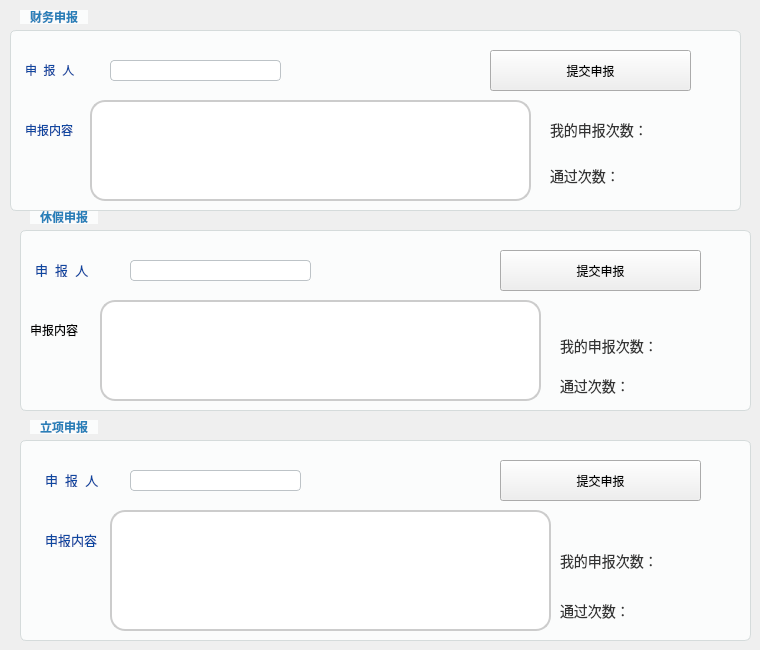
      <widget class="QWidget" name="tab_2">
       <attribute name="title">
        <string>个人申请</string>
       </attribute>
       <widget class="QGroupBox" name="groupBoxVacation_2">
        <property name="geometry">
         <rect>
          <x>20</x>
          <y>210</y>
          <width>731</width>
          <height>201</height>
         </rect>
        </property>
        <property name="styleSheet">
         <string notr="true">/* GroupBox Styling */
QGroupBox {
    background-color: #FBFCFC; /* Very light background for distinction */
    border: 1px solid #D5DBDB;
    border-radius: 6px;
    padding: 10px;
    margin-top: 20px; /* Space for the title */
    font-weight: bold;
}

QGroupBox::title {
    subcontrol-origin: margin;
    subcontrol-position: top left;
    padding: 0 8px 0 8px;
    margin-left: 10px;
    background-color: #FBFCFC; /* Match groupbox background */
    color: #2980B9; /* Professional blue for titles */
    font-size: 11pt;
}</string>
        </property>
        <property name="title">
         <string>休假申报</string>
        </property>
        <widget class="QToolButton" name="tbtnVacation">
         <property name="geometry">
          <rect>
           <x>480</x>
           <y>40</y>
           <width>201</width>
           <height>41</height>
          </rect>
         </property>
         <property name="layoutDirection">
          <enum>Qt::LayoutDirection::LeftToRight</enum>
         </property>
         <property name="styleSheet">
          <string notr="true">/* PushButton 样式 */
QPushButton {
    background-color: #d8cbf0;
    color: #5a4a7a;
    border: 1px solid #9c7fd0;
    border-radius: 4px;
    padding: 5px 12px;
    font-weight: 500;
}

QPushButton:hover {
    background-color: #e0d4f8;
    border-color: #8c6dc9;
}

QPushButton:pressed {
    background-color: #c9b8eb;
}

QPushButton:disabled {
    background-color: #e6e0f0;
    color: #a99bc0;
}</string>
         </property>
         <property name="text">
          <string>提交申报</string>
         </property>
         <property name="popupMode">
          <enum>QToolButton::ToolButtonPopupMode::DelayedPopup</enum>
         </property>
         <property name="toolButtonStyle">
          <enum>Qt::ToolButtonStyle::ToolButtonTextBesideIcon</enum>
         </property>
        </widget>
        <widget class="QLabel" name="labelVacationNum">
         <property name="geometry">
          <rect>
           <x>540</x>
           <y>120</y>
           <width>161</width>
           <height>31</height>
          </rect>
         </property>
         <property name="styleSheet">
          <string notr="true">QLabel {
    background-color: transparent; /* 透明背景 */
    color: #333333; /* 深灰色文字 */
    font-family: Arial, sans-serif;
    font-size: 14px;
    border: none; /* 无边框 */
    padding: 0; /* 无内边距 */
    margin: 0; /* 无外边距 */
}</string>
         </property>
         <property name="text">
          <string>我的申报次数：</string>
         </property>
        </widget>
        <widget class="QLabel" name="labVacationPassNum">
         <property name="geometry">
          <rect>
           <x>540</x>
           <y>160</y>
           <width>111</width>
           <height>31</height>
          </rect>
         </property>
         <property name="styleSheet">
          <string notr="true">QLabel {
    background-color: transparent; /* 透明背景 */
    color: #333333; /* 深灰色文字 */
    font-family: Arial, sans-serif;
    font-size: 14px;
    border: none; /* 无边框 */
    padding: 0; /* 无内边距 */
    margin: 0; /* 无外边距 */
}</string>
         </property>
         <property name="text">
          <string>通过次数：</string>
         </property>
        </widget>
        <widget class="QLabel" name="labContent_4">
         <property name="geometry">
          <rect>
           <x>10</x>
           <y>110</y>
           <width>69</width>
           <height>19</height>
          </rect>
         </property>
         <property name="text">
          <string>申报内容</string>
         </property>
        </widget>
        <widget class="QTextEdit" name="textEdit_1">
         <property name="geometry">
          <rect>
           <x>80</x>
           <y>90</y>
           <width>441</width>
           <height>101</height>
          </rect>
         </property>
         <property name="styleSheet">
          <string notr="true">QTextEdit {
    background-color: white; /* 设置背景为白色 */
    border: 2px solid #ccc; /* 设置边框为灰色，宽度为2px */
    border-radius: 15px; /* 设置圆角大小为15px，可根据需要调整 */
    padding: 10px; /* 设置内边距为10px，让文字和边框之间有空间 */
    font-size: 14px; /* 设置字体大小 */
    color: black; /* 设置文字颜色为黑色 */
}

QTextEdit:focus {
    border: 2px solid #0078d7; /* 当文本框获得焦点时，边框变为蓝色 */
}</string>
         </property>
        </widget>
        <widget class="QLabel" name="labName_4">
         <property name="geometry">
          <rect>
           <x>10</x>
           <y>50</y>
           <width>91</width>
           <height>19</height>
          </rect>
         </property>
         <property name="styleSheet">
          <string notr="true">QLabel {
    background-color: transparent; /* Keep background transparent */
    color: #0D47A1;              /* A distinct, professional, and consistent DEEP BLUE for ALL labels.
                                     This is clearly not black or dark gray.
                                     Alternatives:
                                     #1565C0 (Slightly brighter, still very blue)
                                     #2E7D32 (If you preferred a deep green)
                                     #5E35B1 (If you preferred a deep purple) */
    font-size: 10pt;                /* UNIFIED font size for ALL labels.
                                     This size is generally good for readability without being too large.
                                     Adjust to 10pt if 9pt feels slightly too small across the board. */
    font-weight: normal;           /* UNIFIED font weight for ALL labels.
                                     Avoids unintended emphasis. */
    padding: 2px;                  /* Minimal and UNIFIED padding for ALL labels. */
    /* Remove any previous margin or specific alignment settings to ensure uniformity */
    margin: 0px;
    qproperty-alignment: 'AlignVCenter | AlignLeft'; /* Default alignment, can be overridden by layout */
}
</string>
         </property>
         <property name="text">
          <string>申  报  人</string>
         </property>
        </widget>
        <widget class="QLineEdit" name="lineEditName_1">
         <property name="geometry">
          <rect>
           <x>110</x>
           <y>50</y>
           <width>181</width>
           <height>21</height>
          </rect>
         </property>
         <property name="styleSheet">
          <string notr="true">/* LineEdit and TextEdit Styling */
QLineEdit, QTextEdit {
    background-color: #FFFFFF;
    border: 1px solid #BDC3C7; /* Softer border color */
    border-radius: 4px;
    padding: 1px;
    color: #2C3E50;
    selection-background-color: #AED6F1; /* Light blue selection */
    selection-color: #1A5276;
}

QLineEdit:focus, QTextEdit:focus {
    border: 1px solid #3498DB; /* Highlight border on focus - a clear, friendly blue */
    /* box-shadow: 0 0 3px #3498DB;  Unfortunately, box-shadow is not well supported in QSS */
}

QLineEdit:read-only, QTextEdit:read-only {
    background-color: #ECF0F1; /* Slightly different background for read-only fields */
    color: #7F8C8D;
}</string>
         </property>
        </widget>
       </widget>
       <widget class="QGroupBox" name="groupBoxFinancial_2">
        <property name="geometry">
         <rect>
          <x>10</x>
          <y>10</y>
          <width>731</width>
          <height>201</height>
         </rect>
        </property>
        <property name="styleSheet">
         <string notr="true">/* GroupBox Styling */
QGroupBox {
    background-color: #FBFCFC; /* Very light background for distinction */
    border: 1px solid #D5DBDB;
    border-radius: 6px;
    padding: 10px;
    margin-top: 20px; /* Space for the title */
    font-weight: bold;
}

QGroupBox::title {
    subcontrol-origin: margin;
    subcontrol-position: top left;
    padding: 0 8px 0 8px;
    margin-left: 10px;
    background-color: #FBFCFC; /* Match groupbox background */
    color: #2980B9; /* Professional blue for titles */
    font-size: 11pt;
}</string>
        </property>
        <property name="title">
         <string>财务申报</string>
        </property>
        <widget class="QLabel" name="labFinancialPassNum">
         <property name="geometry">
          <rect>
           <x>540</x>
           <y>150</y>
           <width>111</width>
           <height>31</height>
          </rect>
         </property>
         <property name="styleSheet">
          <string notr="true">QLabel {
    background-color: transparent; /* 透明背景 */
    color: #333333; /* 深灰色文字 */
    font-family: Arial, sans-serif;
    font-size: 14px;
    border: none; /* 无边框 */
    padding: 0; /* 无内边距 */
    margin: 0; /* 无外边距 */
}</string>
         </property>
         <property name="text">
          <string>通过次数：</string>
         </property>
        </widget>
        <widget class="QLabel" name="labelFinancialNum">
         <property name="geometry">
          <rect>
           <x>540</x>
           <y>110</y>
           <width>151</width>
           <height>19</height>
          </rect>
         </property>
         <property name="styleSheet">
          <string notr="true">QLabel {
    background-color: transparent; /* 透明背景 */
    color: #333333; /* 深灰色文字 */
    font-family: Arial, sans-serif;
    font-size: 14px;
    border: none; /* 无边框 */
    padding: 0; /* 无内边距 */
    margin: 0; /* 无外边距 */
}</string>
         </property>
         <property name="text">
          <string>我的申报次数：</string>
         </property>
        </widget>
        <widget class="QLabel" name="labName_5">
         <property name="geometry">
          <rect>
           <x>10</x>
           <y>50</y>
           <width>81</width>
           <height>19</height>
          </rect>
         </property>
         <property name="styleSheet">
          <string notr="true">QLabel {
    background-color: transparent; /* Keep background transparent */
    color: #0D47A1;              /* A distinct, professional, and consistent DEEP BLUE for ALL labels.
                                     This is clearly not black or dark gray.
                                     Alternatives:
                                     #1565C0 (Slightly brighter, still very blue)
                                     #2E7D32 (If you preferred a deep green)
                                     #5E35B1 (If you preferred a deep purple) */
    font-size: 9pt;                /* UNIFIED font size for ALL labels.
                                     This size is generally good for readability without being too large.
                                     Adjust to 10pt if 9pt feels slightly too small across the board. */
    font-weight: normal;           /* UNIFIED font weight for ALL labels.
                                     Avoids unintended emphasis. */
    padding: 2px;                  /* Minimal and UNIFIED padding for ALL labels. */
    /* Remove any previous margin or specific alignment settings to ensure uniformity */
    margin: 0px;
    qproperty-alignment: 'AlignVCenter | AlignLeft'; /* Default alignment, can be overridden by layout */
}
</string>
         </property>
         <property name="text">
          <string>申  报  人</string>
         </property>
        </widget>
        <widget class="QLineEdit" name="lineEditName">
         <property name="geometry">
          <rect>
           <x>100</x>
           <y>50</y>
           <width>171</width>
           <height>21</height>
          </rect>
         </property>
         <property name="styleSheet">
          <string notr="true">/* LineEdit and TextEdit Styling */
QLineEdit, QTextEdit {
    background-color: #FFFFFF;
    border: 1px solid #BDC3C7; /* Softer border color */
    border-radius: 4px;
    padding: 1px;
    color: #2C3E50;
    selection-background-color: #AED6F1; /* Light blue selection */
    selection-color: #1A5276;
}

QLineEdit:focus, QTextEdit:focus {
    border: 1px solid #3498DB; /* Highlight border on focus - a clear, friendly blue */
    /* box-shadow: 0 0 3px #3498DB;  Unfortunately, box-shadow is not well supported in QSS */
}

QLineEdit:read-only, QTextEdit:read-only {
    background-color: #ECF0F1; /* Slightly different background for read-only fields */
    color: #7F8C8D;
}</string>
         </property>
        </widget>
        <widget class="QLabel" name="labContent_5">
         <property name="geometry">
          <rect>
           <x>10</x>
           <y>110</y>
           <width>69</width>
           <height>19</height>
          </rect>
         </property>
         <property name="styleSheet">
          <string notr="true">QLabel {
    background-color: transparent; /* Keep background transparent */
    color: #0D47A1;              /* A distinct, professional, and consistent DEEP BLUE for ALL labels.
                                     This is clearly not black or dark gray.
                                     Alternatives:
                                     #1565C0 (Slightly brighter, still very blue)
                                     #2E7D32 (If you preferred a deep green)
                                     #5E35B1 (If you preferred a deep purple) */
    font-size: 9pt;                /* UNIFIED font size for ALL labels.
                                     This size is generally good for readability without being too large.
                                     Adjust to 10pt if 9pt feels slightly too small across the board. */
    font-weight: normal;           /* UNIFIED font weight for ALL labels.
                                     Avoids unintended emphasis. */
    padding: 2px;                  /* Minimal and UNIFIED padding for ALL labels. */
    /* Remove any previous margin or specific alignment settings to ensure uniformity */
    margin: 0px;
    qproperty-alignment: 'AlignVCenter | AlignLeft'; /* Default alignment, can be overridden by layout */
}
</string>
         </property>
         <property name="text">
          <string>申报内容</string>
         </property>
        </widget>
        <widget class="QTextEdit" name="textEdit">
         <property name="geometry">
          <rect>
           <x>80</x>
           <y>90</y>
           <width>441</width>
           <height>101</height>
          </rect>
         </property>
         <property name="styleSheet">
          <string notr="true">QTextEdit {
    background-color: white; /* 设置背景为白色 */
    border: 2px solid #ccc; /* 设置边框为灰色，宽度为2px */
    border-radius: 15px; /* 设置圆角大小为15px，可根据需要调整 */
    padding: 10px; /* 设置内边距为10px，让文字和边框之间有空间 */
    font-size: 14px; /* 设置字体大小 */
    color: black; /* 设置文字颜色为黑色 */
}

QTextEdit:focus {
    border: 2px solid #0078d7; /* 当文本框获得焦点时，边框变为蓝色 */
}</string>
         </property>
        </widget>
        <widget class="QToolButton" name="tbtnFinancial">
         <property name="geometry">
          <rect>
           <x>480</x>
           <y>40</y>
           <width>201</width>
           <height>41</height>
          </rect>
         </property>
         <property name="contextMenuPolicy">
          <enum>Qt::ContextMenuPolicy::DefaultContextMenu</enum>
         </property>
         <property name="layoutDirection">
          <enum>Qt::LayoutDirection::LeftToRight</enum>
         </property>
         <property name="text">
          <string>提交申报</string>
         </property>
         <property name="popupMode">
          <enum>QToolButton::ToolButtonPopupMode::DelayedPopup</enum>
         </property>
         <property name="toolButtonStyle">
          <enum>Qt::ToolButtonStyle::ToolButtonTextBesideIcon</enum>
         </property>
        </widget>
       </widget>
       <widget class="QGroupBox" name="groupBoxProjection_2">
        <property name="geometry">
         <rect>
          <x>20</x>
          <y>420</y>
          <width>731</width>
          <height>221</height>
         </rect>
        </property>
        <property name="styleSheet">
         <string notr="true">/* GroupBox Styling */
QGroupBox {
    background-color: #FBFCFC; /* Very light background for distinction */
    border: 1px solid #D5DBDB;
    border-radius: 6px;
    padding: 10px;
    margin-top: 20px; /* Space for the title */
    font-weight: bold;
}

QGroupBox::title {
    subcontrol-origin: margin;
    subcontrol-position: top left;
    padding: 0 8px 0 8px;
    margin-left: 10px;
    background-color: #FBFCFC; /* Match groupbox background */
    color: #2980B9; /* Professional blue for titles */
    font-size: 11pt;
}</string>
        </property>
        <property name="title">
         <string>立项申报</string>
        </property>
        <widget class="QToolButton" name="tbtnProjection">
         <property name="geometry">
          <rect>
           <x>480</x>
           <y>40</y>
           <width>201</width>
           <height>41</height>
          </rect>
         </property>
         <property name="layoutDirection">
          <enum>Qt::LayoutDirection::LeftToRight</enum>
         </property>
         <property name="styleSheet">
          <string notr="true">/* PushButton 样式 */
QPushButton {
    background-color: #d8cbf0;
    color: #5a4a7a;
    border: 1px solid #9c7fd0;
    border-radius: 4px;
    padding: 5px 12px;
    font-weight: 500;
}

QPushButton:hover {
    background-color: #e0d4f8;
    border-color: #8c6dc9;
}

QPushButton:pressed {
    background-color: #c9b8eb;
}

QPushButton:disabled {
    background-color: #e6e0f0;
    color: #a99bc0;
}</string>
         </property>
         <property name="text">
          <string>提交申报</string>
         </property>
         <property name="popupMode">
          <enum>QToolButton::ToolButtonPopupMode::DelayedPopup</enum>
         </property>
         <property name="toolButtonStyle">
          <enum>Qt::ToolButtonStyle::ToolButtonTextBesideIcon</enum>
         </property>
        </widget>
        <widget class="QLabel" name="labelProjectionNum">
         <property name="geometry">
          <rect>
           <x>540</x>
           <y>130</y>
           <width>161</width>
           <height>21</height>
          </rect>
         </property>
         <property name="styleSheet">
          <string notr="true">QLabel {
    background-color: transparent; /* 透明背景 */
    color: #333333; /* 深灰色文字 */
    font-family: Arial, sans-serif;
    font-size: 14px;
    border: none; /* 无边框 */
    padding: 0; /* 无内边距 */
    margin: 0; /* 无外边距 */
}</string>
         </property>
         <property name="text">
          <string>我的申报次数： </string>
         </property>
        </widget>
        <widget class="QLabel" name="labProjectionPassNum">
         <property name="geometry">
          <rect>
           <x>540</x>
           <y>180</y>
           <width>111</width>
           <height>21</height>
          </rect>
         </property>
         <property name="styleSheet">
          <string notr="true">QLabel {
    background-color: transparent; /* 透明背景 */
    color: #333333; /* 深灰色文字 */
    font-family: Arial, sans-serif;
    font-size: 14px;
    border: none; /* 无边框 */
    padding: 0; /* 无内边距 */
    margin: 0; /* 无外边距 */
}</string>
         </property>
         <property name="text">
          <string>通过次数：</string>
         </property>
        </widget>
        <widget class="QLabel" name="labContent_6">
         <property name="geometry">
          <rect>
           <x>20</x>
           <y>110</y>
           <width>69</width>
           <height>19</height>
          </rect>
         </property>
         <property name="styleSheet">
          <string notr="true">QLabel {
    background-color: transparent; /* Keep background transparent */
    color: #0D47A1;              /* A distinct, professional, and consistent DEEP BLUE for ALL labels.
                                     This is clearly not black or dark gray.
                                     Alternatives:
                                     #1565C0 (Slightly brighter, still very blue)
                                     #2E7D32 (If you preferred a deep green)
                                     #5E35B1 (If you preferred a deep purple) */
    font-size: 10pt;                /* UNIFIED font size for ALL labels.
                                     This size is generally good for readability without being too large.
                                     Adjust to 10pt if 9pt feels slightly too small across the board. */
    font-weight: normal;           /* UNIFIED font weight for ALL labels.
                                     Avoids unintended emphasis. */
    padding: 2px;                  /* Minimal and UNIFIED padding for ALL labels. */
    /* Remove any previous margin or specific alignment settings to ensure uniformity */
    margin: 0px;
    qproperty-alignment: 'AlignVCenter | AlignLeft'; /* Default alignment, can be overridden by layout */
}
</string>
         </property>
         <property name="text">
          <string>申报内容</string>
         </property>
        </widget>
        <widget class="QTextEdit" name="textEdit_2">
         <property name="geometry">
          <rect>
           <x>90</x>
           <y>90</y>
           <width>441</width>
           <height>121</height>
          </rect>
         </property>
         <property name="styleSheet">
          <string notr="true">QTextEdit {
    background-color: white; /* 设置背景为白色 */
    border: 2px solid #ccc; /* 设置边框为灰色，宽度为2px */
    border-radius: 15px; /* 设置圆角大小为15px，可根据需要调整 */
    padding: 10px; /* 设置内边距为10px，让文字和边框之间有空间 */
    font-size: 14px; /* 设置字体大小 */
    color: black; /* 设置文字颜色为黑色 */
}

QTextEdit:focus {
    border: 2px solid #0078d7; /* 当文本框获得焦点时，边框变为蓝色 */
}</string>
         </property>
        </widget>
        <widget class="QLabel" name="labName_6">
         <property name="geometry">
          <rect>
           <x>20</x>
           <y>50</y>
           <width>81</width>
           <height>19</height>
          </rect>
         </property>
         <property name="styleSheet">
          <string notr="true">QLabel {
    background-color: transparent; /* Keep background transparent */
    color: #0D47A1;              /* A distinct, professional, and consistent DEEP BLUE for ALL labels.
                                     This is clearly not black or dark gray.
                                     Alternatives:
                                     #1565C0 (Slightly brighter, still very blue)
                                     #2E7D32 (If you preferred a deep green)
                                     #5E35B1 (If you preferred a deep purple) */
    font-size: 10pt;                /* UNIFIED font size for ALL labels.
                                     This size is generally good for readability without being too large.
                                     Adjust to 10pt if 9pt feels slightly too small across the board. */
    font-weight: normal;           /* UNIFIED font weight for ALL labels.
                                     Avoids unintended emphasis. */
    padding: 2px;                  /* Minimal and UNIFIED padding for ALL labels. */
    /* Remove any previous margin or specific alignment settings to ensure uniformity */
    margin: 0px;
    qproperty-alignment: 'AlignVCenter | AlignLeft'; /* Default alignment, can be overridden by layout */
}
</string>
         </property>
         <property name="text">
          <string>申  报  人</string>
         </property>
        </widget>
        <widget class="QLineEdit" name="lineEditName_2">
         <property name="geometry">
          <rect>
           <x>110</x>
           <y>50</y>
           <width>171</width>
           <height>21</height>
          </rect>
         </property>
         <property name="styleSheet">
          <string notr="true">/* LineEdit and TextEdit Styling */
QLineEdit, QTextEdit {
    background-color: #FFFFFF;
    border: 1px solid #BDC3C7; /* Softer border color */
    border-radius: 4px;
    padding: 1px;
    color: #2C3E50;
    selection-background-color: #AED6F1; /* Light blue selection */
    selection-color: #1A5276;
}

QLineEdit:focus, QTextEdit:focus {
    border: 1px solid #3498DB; /* Highlight border on focus - a clear, friendly blue */
    /* box-shadow: 0 0 3px #3498DB;  Unfortunately, box-shadow is not well supported in QSS */
}

QLineEdit:read-only, QTextEdit:read-only {
    background-color: #ECF0F1; /* Slightly different background for read-only fields */
    color: #7F8C8D;
}</string>
         </property>
        </widget>
       </widget>
      </widget>
